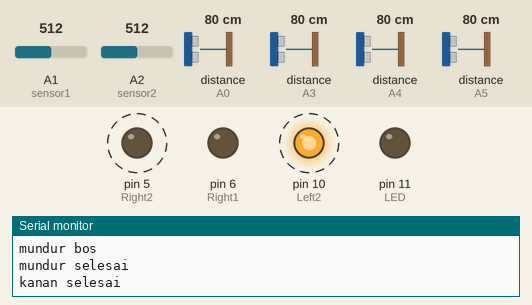
The sketch below on a simulated Arduino Uno, built with avr-gcc and run on an emulated ATmega328P. On the bench: output pins drawn as LEDs (lit = HIGH), the last lines printed to the serial monitor. Dashed ring = blinking. The test bench sets the inputs (shaded band); at power-on: A2 (sensor2) = 512, A1 (sensor1) = 512, distance to the obstacle (sensors on A0, A3, A4, A5) 80 cm. The echo pulse lasts 58.3 µs per cm; pins used as bus, display or sensor lines are not drawn.

Above: at 6.2 s.
6.3 s: A2 (sensor2) set to 851
9.3 s: A2 (sensor2) set to 867
At 10.3 s:
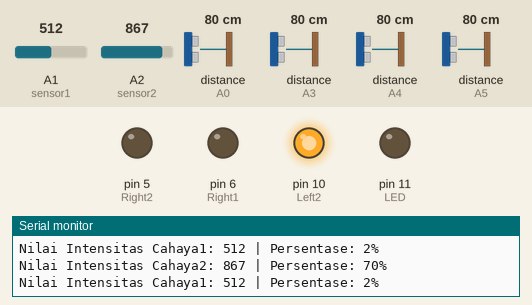
12.3 s: A2 (sensor2) set to 900
At 13.4 s:
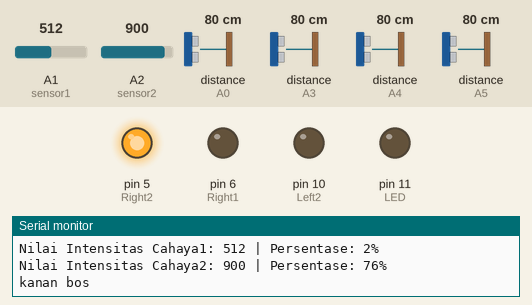
13.9 s: A1 (sensor1) set to 855
16.9 s: A1 (sensor1) set to 885
At 17.34 s:
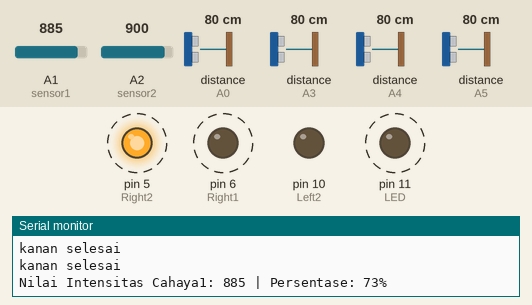
Timing chart, 0 to 20.9 s (numbered marks = the images above; inputs shaded):
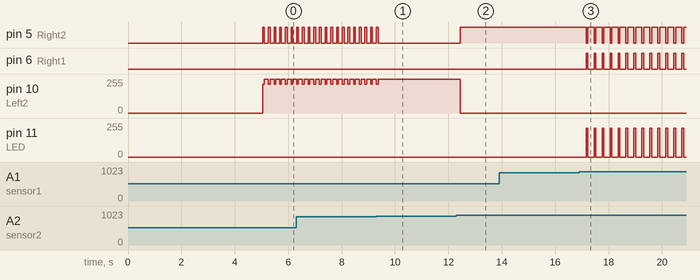

Measured:
- the behaviour switches between 866 and 867 on A2 (sensor2) (found by bisection; images 0 and 1)
- the behaviour switches between 871 and 872 on A1 (sensor1) (found by bisection; images 2 and 3)
- after the input at 9.3 s, pin 5 (Right2): goes on until 9.4 s, then stays LOW; pin 10 (Left2): goes on until 9.4 s, then stays 255/255
- after the input at 12.3 s, pin 5 (Right2): LOW → HIGH after 0.14 s; pin 10 (Left2): 255/255 → 0/255 after 0.14 s
- after the input at 16.9 s, pin 5 (Right2): alternates HIGH for 0.23 s and LOW for 0.06 s, starting after 0.26 s; pin 6 (Right1): alternates HIGH for 0.06 s and LOW for 0.23 s, starting after 0.26 s; pin 11 (LED): alternates 215/255 for 0.06 s and 0/255 for 0.23 s, starting after 0.26 s
- by itself, pin 5 (Right2): alternates HIGH for 0.07 s and LOW for 0.15 s
- by itself, pin 10 (Left2): alternates 255/255 for 0.15 s and 215/255 for 0.07 s

The sketch:

sumobot.ino
```cpp
int echoPindepan  = A0;
int trigPindepan = 9;
int maximumRange = 65;
int minimumRange = 1 ;
long durationdepan, distancedepan;
int EchoPinkiri = A3;
int TrigPinkiri = 8 ;
long Durationkiri, Distancekiri;
int EchoPinkanan = A4;
int TrigPinkanan = 12;
long Durationkanan, Distancekanan;
int EchoPindepankanan = A5;
int TrigPindepankanan = 4 ;
long Durationdepankanan, Distancedepankanan;
int persenjarak;

//Sensor Cahaya
int LED = 11;
int sensor1 = A1;
int sensor2 = A2;
int lightValue = 50;
int jarak;
int baca;
int persenLDR;
int baca2;
int persenLDR2;

int Left1 = 11;
int Left2 = 10;
int Right1 = 6;
int Right2 = 5;


void setup()
{
  Serial.begin (9600);
  pinMode(trigPindepan, OUTPUT);
  pinMode(echoPindepan, INPUT);
  pinMode(TrigPinkiri, OUTPUT);
  pinMode(EchoPinkiri, INPUT);
  pinMode(TrigPinkanan, OUTPUT);
  pinMode(EchoPinkanan, INPUT);
  pinMode(TrigPindepankanan, OUTPUT);
  pinMode(EchoPindepankanan, INPUT);

  //Sensor Cahaya
  pinMode(sensor1, INPUT);
  pinMode(sensor2, INPUT);

  // sensor (1,2,3,4) kiri ke kanan

  //Set pin
  pinMode(Left1, OUTPUT);
  pinMode(Right1, OUTPUT);
  pinMode(Left2, OUTPUT);
  pinMode(Right2, OUTPUT);
  delay(5000);


}
void loop() {

  lightSensor();
//LDR2 kanan ldr kiri
  if ((persenLDR >70 ) && (persenLDR2 < 70) )
  {
    Serial.println("kiri bos");
    digitalWrite(LED, HIGH);
    kiri ();
  }

  if ((persenLDR < 70) && (persenLDR2 > 70))
  {
    Serial.println("kanan bos");
    digitalWrite(LED, HIGH);
    kanan ();
  }
  if ((persenLDR < 70) && (persenLDR2 < 70))
  {
    Serial.println("mundur bos");
    digitalWrite(LED, HIGH);
    mundur ();
    kiri();
    kiri();
  }
  if ((persenLDR > 70) && (persenLDR2 > 70))
  {
    nyusahin ();
    Serial.println("sesuai sistem");
    digitalWrite(LED, LOW);


    if (
      (distancedepan >= maximumRange || distancedepan <= minimumRange) &&
      (Distancekiri <= maximumRange && Distancekiri >= minimumRange) &&
      (Distancekanan >= maximumRange || Distancekanan <= minimumRange) &&
      (Distancedepankanan >= maximumRange || Distancedepankanan <= minimumRange)
    )
    {
      Serial.println("left");
      kiri();

    }
    if (
      (distancedepan <= maximumRange && distancedepan >= minimumRange) &&
      (Distancekiri >= maximumRange || Distancekiri <= minimumRange) &&
      (Distancekanan >= maximumRange || Distancekanan <= minimumRange) &&
      (Distancedepankanan >= maximumRange || Distancedepankanan <= minimumRange)
    )
    {
      Serial.println("frontkiri");
      maju();
    }
    if
    (
      (distancedepan >= maximumRange || distancedepan <= minimumRange) &&
      (Distancekiri >= maximumRange || Distancekiri <= minimumRange) &&
      (Distancekanan <= maximumRange && Distancekanan >= minimumRange) &&
      (Distancedepankanan >= maximumRange || Distancedepankanan <= minimumRange)
    )
    {
      Serial.println("right");
      kanan ();
    }
    if
    (
      (distancedepan >= maximumRange || distancedepan <= minimumRange) &&
      (Distancekiri >= maximumRange || Distancekiri <= minimumRange) &&
      (Distancekanan >= maximumRange || Distancekanan <= minimumRange) &&
      (Distancedepankanan <= maximumRange && Distancedepankanan >= minimumRange)
    )
    {
      Serial.println("frontkanan");
      maju();
    }
    if (
      (distancedepan <= maximumRange || distancedepan >= minimumRange) &&
      (Distancekiri >= maximumRange || Distancekiri <= minimumRange) &&
      (Distancekanan >= maximumRange || Distancekanan <= minimumRange) &&
      (Distancedepankanan <= maximumRange || Distancedepankanan >= minimumRange)
    )
    {
      Serial.println("front");
      maju();
    }
    if (
      (distancedepan >= maximumRange || distancedepan <= minimumRange) &&
      (Distancekiri >= maximumRange || Distancekiri <= minimumRange) &&
      (Distancekanan >= maximumRange || Distancekanan <= minimumRange) &&
      (Distancedepankanan >= maximumRange || Distancedepankanan <= minimumRange)
    )
    {
      Serial.println("muter");
      kanan();
      kanan();


    }
    /* else{
       int jarak[4];
       jarak[1] = distancedepan;
       jarak[2] = Distancekiri;
       jarak[3] = Distancekanan;
       jarak[4] = Distancebelakang;
       int a=1;
       for(int i=0;i<=4;i++){
         while(jarak[i]<=maximumRange && jarak[i]>=minimumRange){
             if (min(jarak[a],jarak[i])== jarak[i]){
             a=i;}
             Serial.println(jarak[a]);
           }
           }
        if(a==1) maju();
        if(a==2) kiri();
        if(a==3) kanan();
        if(a==4) mundur();
       }*/


  }


}
void maju() {
  analogWrite(Left1,215 );
  analogWrite(Right1, 255);
  analogWrite(Left2, 0);
  analogWrite(Right2, 0);
  Serial.println("maju selesai");
  delay(50);
}

void mundur() {
  analogWrite(Left1,0 );
  analogWrite(Right1, 0);
  analogWrite(Left2, 215);
  analogWrite(Right2, 255);
  Serial.println("mundur selesai");
  delay (50);
}

void kanan() {
  analogWrite(Left1,0 );
  analogWrite(Right1, 0);
  analogWrite(Left2, 0);
  analogWrite(Right2, 255);
  Serial.println("kanan selesai");
  delay (50);
}

void kiri() {
  analogWrite(Left1,0 );
  analogWrite(Right1, 0);
  analogWrite(Left2, 255);
  analogWrite(Right2, 0);
  Serial.println("kanan selesai");
  delay(50);
}


void nyusahin ()
{ digitalWrite(trigPindepan, LOW);
  delayMicroseconds(2);
  digitalWrite(trigPindepan, HIGH);
  delayMicroseconds(10);
  digitalWrite(trigPindepan, LOW);
  durationdepan = pulseIn(echoPindepan, HIGH);
  distancedepan = durationdepan / 58.2;
  Serial.println("jarak depan =" + String(distancedepan));

  digitalWrite(TrigPinkiri, LOW);
  delayMicroseconds(2);
  digitalWrite(TrigPinkiri, HIGH);
  delayMicroseconds(10);
  digitalWrite(TrigPinkiri, LOW);
  Durationkiri = pulseIn(EchoPinkiri, HIGH);
  Distancekiri = Durationkiri / 58.2;
  Serial.println("jarak kiri = " + String(Distancekiri));

  digitalWrite(TrigPinkanan, LOW);
  delayMicroseconds(2);
  digitalWrite(TrigPinkanan, HIGH);
  delayMicroseconds(10);
  digitalWrite(TrigPinkanan, LOW);
  Durationkanan = pulseIn(EchoPinkanan, HIGH);
  Distancekanan = Durationkanan / 58.2;
  Serial.println("jarak kanan =" + String(Distancekanan));


  digitalWrite(TrigPindepankanan, LOW);
  delayMicroseconds(2);
  digitalWrite(TrigPindepankanan, HIGH);
  delayMicroseconds(10);
  digitalWrite(TrigPindepankanan, LOW);
  Durationdepankanan = pulseIn(EchoPindepankanan, HIGH);
  Distancedepankanan = Durationdepankanan / 58.2;
  Serial.println("jarak depankanan =" + String(Distancedepankanan));


}
void lightSensor() {


  baca = analogRead(sensor1);
  persenLDR = map(baca, 500, 1023, 0, 100);
  Serial.println("Nilai Intensitas Cahaya1: " + String(baca) + " | Persentase: " + String(persenLDR) + "%");

  baca2 = analogRead(sensor2);
  persenLDR2 = map(baca2, 500, 1023, 0, 100);
  Serial.println("Nilai Intensitas Cahaya2: " + String(baca2) + " | Persentase: " + String(persenLDR2) + "%");


}
```
